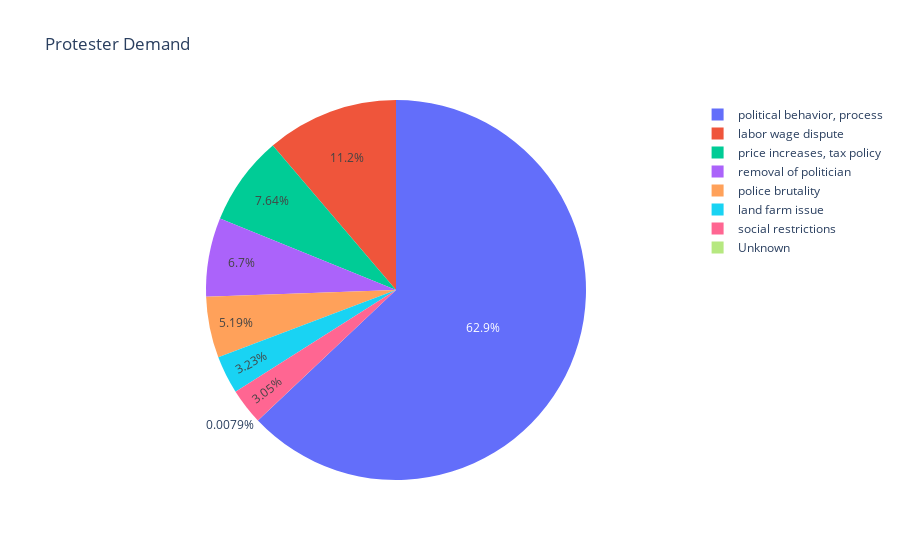

The notebook cell this image was saved under:
### Code cell
data_demand = df.groupby('protesterdemand1').size().reset_index(name='count')
data_demand = data_demand.sort_values('count', ascending=False)
fig = px.pie(data_demand, values='count', names='protesterdemand1', title='Protester Demand')
fig.show()

### Figure 1 — Plotly figure (JSON) as saved in the notebook; plotly's stock layout.template omitted (floating-point values rounded to 4 significant figures)
{"data": [{"domain": {"x": [0, 1], "y": [0, 1]}, "hovertemplate": "protesterdemand1=%{label}<br>count=%{value}<extra></extra>", "labels": ["political behavior, process", "labor wage dispute", "price increases, tax policy", "removal of politician", "police brutality", "land farm issue", "social restrictions", "Unknown"], "legendgroup": "", "name": "", "showlegend": true, "type": "pie", "values": [7964, 1421, 966, 848, 657, 409, 386, 1]}], "layout": {"legend": {"tracegroupgap": 0}, "title": {"text": "Protester Demand"}}}
